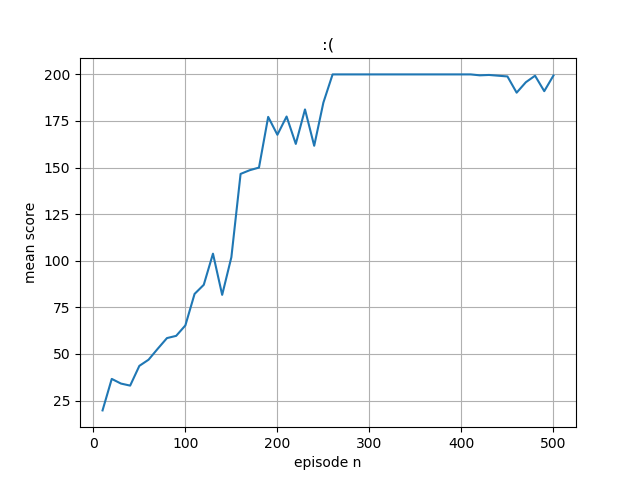

The script that drew this image:
import numpy as np
import gym
import sys
import tensorflow as tf 
import matplotlib
import matplotlib.pyplot as plt
model = tf.keras.models.Sequential([
  tf.keras.layers.Dense(128,input_shape=(1,4),activation='relu'),
  tf.keras.layers.Dense(2, activation='softmax')
])
model.compile(loss='categorical_crossentropy',optimizer=tf.keras.optimizers.Adam(learning_rate = 0.01))

model2 = tf.keras.models.Sequential([
  tf.keras.layers.Dense(128,input_shape=(1,4),activation='relu'),
  tf.keras.layers.Dense(1)
])
model2.compile(loss='mean_squared_error', optimizer=tf.keras.optimizers.Adam(learning_rate = 0.01))
model.summary()
episode_n=[]
mean_score=[]
def update_policy():
 print(len(replay_buffer))
 # exit()
 all_states=[]
 all_rewards=[]
 all_advantages=[]
 for x in replay_buffer:
  states=np.vstack(x[:,0])
  all_states.extend(states)
  actions=x[:,1]
  rewards=np.vstack(x[:,2])
  values=model2(states)
  all_rewards.extend(rewards)
  rewards=tf.convert_to_tensor(rewards, dtype=tf.float32)
  advs=rewards-values
  for i in range(len(states)):
    advantage=np.zeros((1,2))
    advantage[0][actions[i]]=advs[i]
    all_advantages.append(advantage)
 
 all_states=np.array(all_states)
 all_states=np.expand_dims(all_states, axis=1)

 all_rewards=np.array(all_rewards)
 all_rewards=np.expand_dims(all_rewards, axis=1)

 all_advantages=np.array(all_advantages)
 # all_advantages=np.expand_dims(all_advantages, axis=1)   

 # print(all_advantages)
 # exit()
 model.fit(all_states, all_advantages, epochs=1, verbose=0,batch_size=len(all_states))
 model2.fit(all_states, all_rewards, epochs=1, verbose=0,batch_size=len(all_states))

def discount_normalize_rewards(r, gamma = 0.99):
    discounted_r = np.zeros_like(r)
    running_add = 0
    for t in reversed(range(0, r.size)):
        running_add = running_add * gamma + r[t]
        discounted_r[t] = running_add
        # print(discounted_r)
    discounted_r -= np.mean(discounted_r)
    discounted_r /= np.std(discounted_r)
    return discounted_r
env = gym.make('CartPole-v0')
env.seed(1)
# env._max_episode_steps = 1000
episodes = 500
batch_size = 10
score=0
replay_buffer=[]
for e in range(episodes):
  
  state = env.reset()
  
  episode_memory = []
  episode_score = 0
  done = False 
  while not done:
    state = state.reshape([1,4])
    logits = model(state)
    # env.render()
    # print(logits)
    # print(state)
    # state = state.reshape([1,1,4])
    # print(state)
    # state=[[[ 0.03073904,0.00145001,-0.03088818,-0.03131252]],[[ 0.03073904,0.00145001,-0.03088818,-0.03131252]]]
    # print(np.array(state).shape)
    # print(model.predict(np.array(state),2))
    # exit()
    a_dist = logits.numpy()
    # Choose random action with p = action 
    a = np.random.choice(a_dist[0],p=a_dist[0])
    a, = np.where(a_dist[0] == a)
    a=a[0]
    #need numpy int64
    # if(a==0):
    # 	loss = compute_loss([[1,0]], logits)
    # else:
    # 	loss = compute_loss([[0,1]], logits)
    # make the choosen action 
    next_state, reward, done, _ = env.step(a)
    episode_score +=reward
    episode_memory.append([state,a,reward])
    state=next_state
  episode_memory=np.array(episode_memory)
  episode_memory[:,2] = discount_normalize_rewards(episode_memory[:,2])
  replay_buffer.append(episode_memory)
  score+=episode_score

  print("Episode  {}  Score  {}".format(e+1, episode_score))
  if (e+1) % batch_size == 0:
    episode_n.append(e+1)
    mean_score.append(score/batch_size)
    print("Episode  mean  score  {}".format(score/batch_size))
    update_policy()
    replay_buffer=[]
    score=0
    print("==Policy Updated==")

fig, ax = plt.subplots()
ax.plot(episode_n, mean_score)
ax.set(xlabel='episode n', ylabel='mean score',title=':(')
ax.grid()
fig.savefig("test.png")
plt.show()
  
